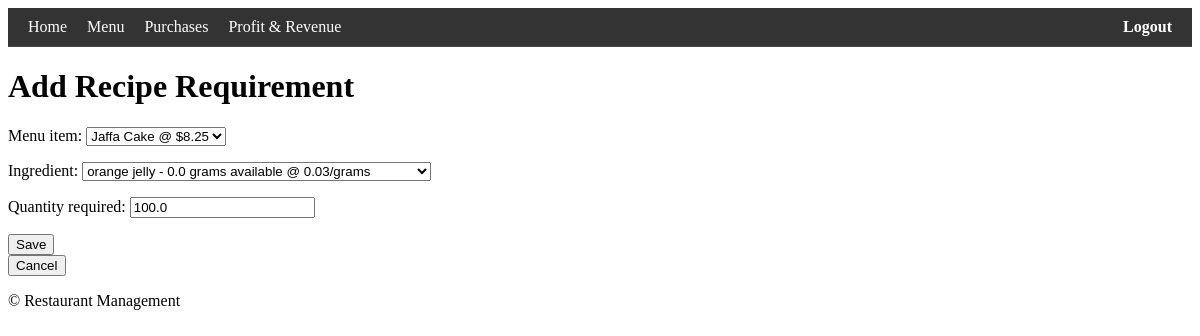
Before: /recipe/1/edit/ (signed in) with the older database file.
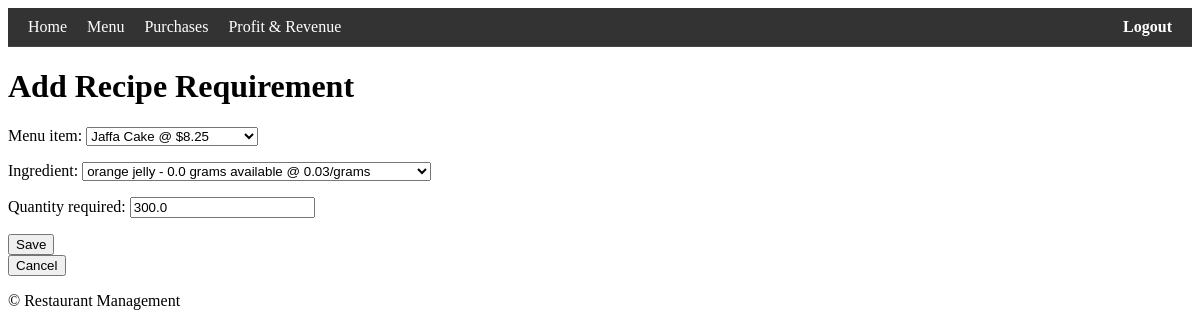
After: the same page with the newer database file.
### inventory/models.py (models this page shows, shortened)
class RecipeRequirement(models.Model):
    menu_item = models.ForeignKey(
        MenuItem, on_delete=models.CASCADE
    )  # reference to MenuItem table
    ingredient = models.ForeignKey(
        Ingredient, on_delete=models.CASCADE
    )  # reference to Ingredient table
    quantity_required = (
        models.FloatField()
    )  # quantity of ingredient needed for menu item (e.g., 1.5 ounces of "sugar" to create "Chocolate Cake")

### inventory/views.py (the view, shortened to what this page needs)
class RecipeRequirementUpdateView(LoginRequiredMixin, SuccessMessageMixin, UpdateView):
    model = RecipeRequirement
    form_class = RecipeRequirementForm
    template_name = "inventory/reciperequirement_form.html"
    success_message = "Recipe requirement successfully updated!"

### inventory/forms.py
class RecipeRequirementForm(forms.ModelForm):
    class Meta:
        model = RecipeRequirement
        fields = ["menu_item", "ingredient", "quantity_required"]

### inventory/models.py (called while the page is built)
    def __str__(self):
        return f"{self.name} - {self.quantity} {self.unit} available @ {self.unit_price}/{self.unit}"

    def __str__(self):
        return f"{self.title} @ ${self.price}"

### inventory/templates/inventory/reciperequirement_form.html (shortened to what this page needs)
{% extends 'base.html' %}
{% block content %}
<h1>Add Recipe Requirement</h1>
<form method="post">
    {{ form.as_p }}
    <button type="submit">Save</button>
</form>
<a href="{% url 'home' %}"><button type="button">Cancel</button></a>
{% endblock %}

Changed rows visible on the page:
changed RecipeRequirement "Jaffa Cake @ $8.25": quantity_required "100.0" → "300.0"
